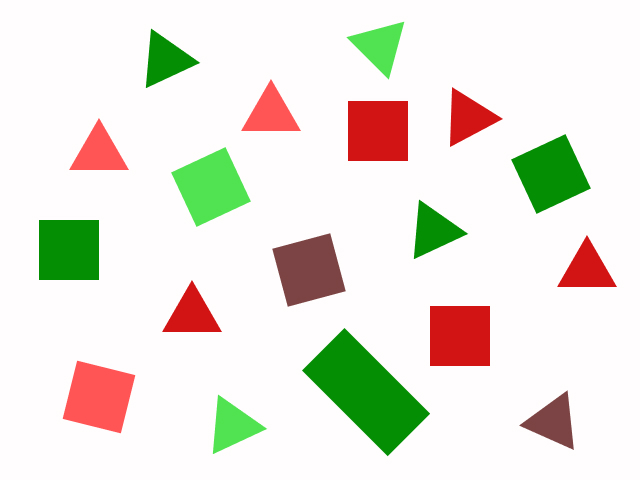
#> input picture resource/color-shapes.jpg, 640 x 480 px
$ python detect_shapes.py
#> lines starting #> are read from the running program, lines starting #| are printed output that depends on the picture; after the words box and inside, x2 and y2 are one past the last pixel; in counts of white or black regions, pixels touching at a corner belong together
import cv2
import numpy as np
import matplotlib.pyplot as plt

def detect_shapes(image_path):
    # Load image
#> called with image_path = 'resource/color-shapes.jpg'
    image = cv2.imread(image_path)
#> image is the input picture: shape (480, 640, 3); mean B, G, R 219.9, 230.3, 232.8
    if image is None:
        print("Error: Could not load image.")
        return

    # Convert to grayscale
    gray = cv2.cvtColor(image, cv2.COLOR_BGR2GRAY)
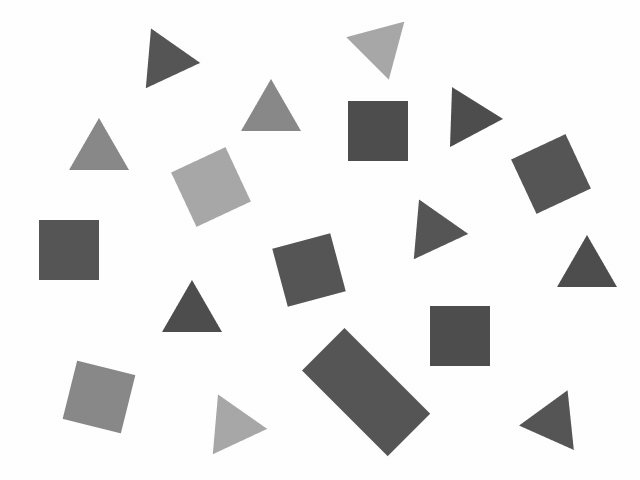
#> gray: shape (480, 640); min 76, max 255, mean 230.1

    # Apply Gaussian blur
    blurred = cv2.GaussianBlur(gray, (5, 5), 0)

    # Apply threshold
    # _, thresh = cv2.threshold(blurred, 127, 255, cv2.THRESH_BINARY_INV)
    # Alternatively, use adaptive thresholding for varying lighting conditions
    thresh = cv2.adaptiveThreshold(blurred, 255, cv2.ADAPTIVE_THRESH_GAUSSIAN_C, cv2.THRESH_BINARY_INV, 11, 2)
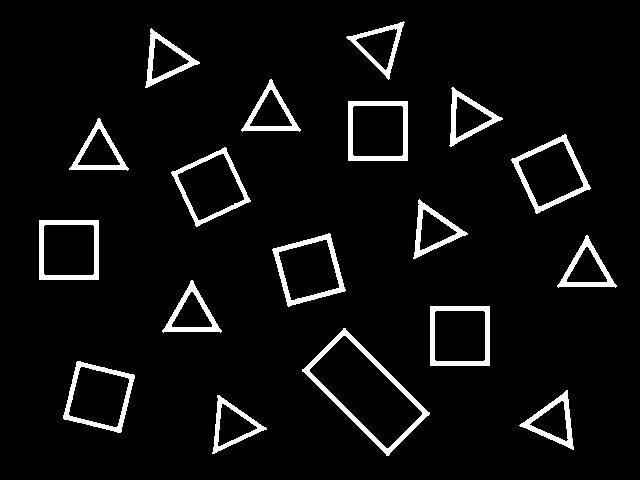
#> thresh: shape (480, 640); 5.6% white; 18 white regions

    # Find contours
    contours, _ = cv2.findContours(thresh, cv2.RETR_EXTERNAL, cv2.CHAIN_APPROX_SIMPLE)
#> contours = 18 contours; largest, box (x1, y1, x2, y2) and area: (302, 328, 430, 456) 7146, (511, 134, 591, 214) 3486, (272, 233, 346, 307) 3483, (430, 306, 490, 366) 3481, (39, 220, 99, 280) 3481

    hsv = cv2.cvtColor(image, cv2.COLOR_BGR2HSV)
#> hsv: shape (480, 640, 3); mean H, S, V 143.8, 34.1, 243.9

    # Define green range (tune if needed)
    lower_green = np.array([35, 0, 0])   # include yellow-green shades
    upper_green = np.array([95, 255, 255]) # include teal/cyan

    for contour in contours:
        # Calculate perimeter
        peri = cv2.arcLength(contour, True)

        # Approximate the contour
        approx = cv2.approxPolyDP(contour, 0.04 * peri, True)

        # Get bounding rect for aspect ratio check
        x, y, w, h = cv2.boundingRect(approx)

        # Classify shape
        shape = "None"
        vertices = len(approx)

        if vertices == 3:
            shape = "Triangle"
        elif vertices == 4:
            # Use minAreaRect to handle rotated squares
            rect = cv2.minAreaRect(approx)
            (cx, cy), (w, h), angle = rect
            if h == 0 or w == 0:
                continue
            aspect_ratio = min(w, h) / max(w, h)
            if 0.95 <= aspect_ratio <= 1.05:
                shape = "Square"
            else:
                shape = "Rectangle"
# [8 lines of commented-out code are left out]

        if shape in ["Triangle", "Square"]:
            # Create mask for this contour
            mask = np.zeros(hsv.shape[:2], dtype="uint8")
            cv2.drawContours(mask, [contour], -1, 255, -1)

            # Calculate percentage of green pixels inside contour
            green_mask = cv2.inRange(hsv, lower_green, upper_green)
            green_pixels = cv2.countNonZero(cv2.bitwise_and(green_mask, green_mask, mask=mask))
            total_pixels = cv2.countNonZero(mask)

            if total_pixels > 0 and (green_pixels / total_pixels) > 0.5:  # at least 50% green
                # Draw only green triangles/squares
                cv2.drawContours(image, [approx], -1, (225, 0, 0), 2)
                cv2.putText(image, f"{shape}", (x-5, y + 34),
                            cv2.FONT_HERSHEY_SIMPLEX, 0.65, (225, 0, 0), 2)
#> this loop made 18 passes
#> (peri, approx, x, y, shape, vertices) on passes 3, 5, 8, 9, 11, 12, 14: (251.2, [[77, 361], [63, 418], [120, 432], [134, 375]], 63, 361, 'Square', 4), (236, [[430, 306], [430, 365], [489, 365], [489, 306]], 430, 306, 'Square', 4), (254.5, [[329, 233], [272, 249], [288, 306], [345, 290]], 272, 233, 'Square', 4), (236, [[39, 220], [39, 279], [98, 279], [98, 220]], 39, 220, 'Square', 4), (257.4, [[225, 147], [171, 172], [196, 226], [250, 201]], 171, 147, 'Square', 4), (257.4, [[565, 134], [511, 159], [536, 213], [590, 188]], 511, 134, 'Square', 4), (236, [[348, 101], [348, 160], [407, 160], [407, 101]], 348, 101, 'Square', 4)
#> (peri, approx, x, y, shape, vertices) on pass 4: (363.9, [[343, 328], [302, 371], [388, 455], [429, 412]], 302, 328, 'Rectangle', 4)
#> pass 1, in detect_shapes, `green_mask = cv2.inRange(hsv, lower_green, upper_green)`:
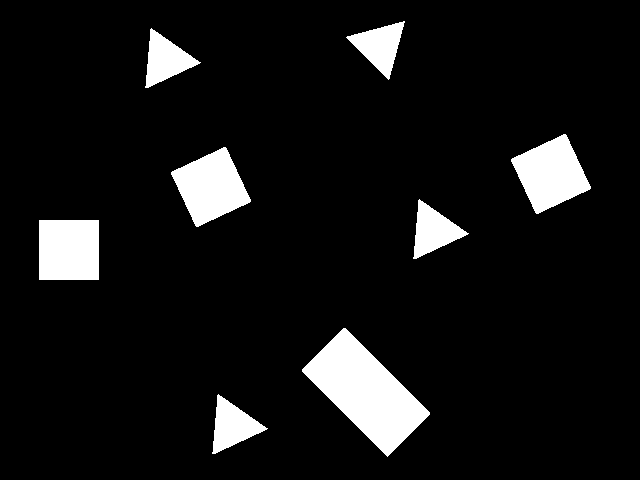
#> green_mask: shape (480, 640); 8.2% white; 8 white regions, largest, box (x1, y1, x2, y2) and area: (302, 328, 430, 457) 7523, (511, 134, 591, 214) 3732, (171, 147, 251, 227) 3732
#> after the loop:
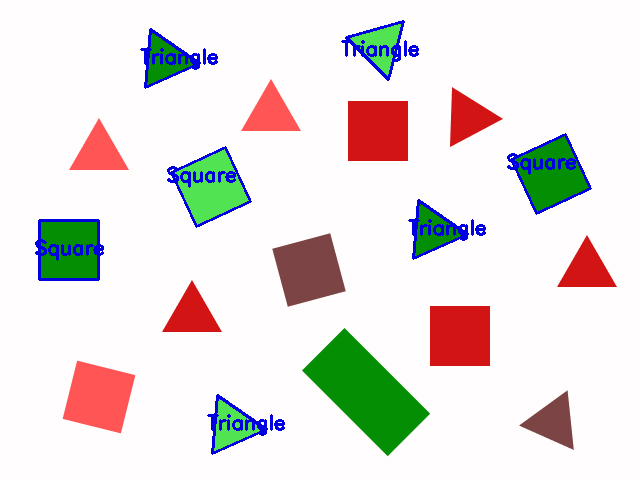
#> image: shape (480, 640, 3); 2.44% of pixels changed, all inside (x1, y1, x2, y2) = (35, 20, 592, 455)
#> after the loop:
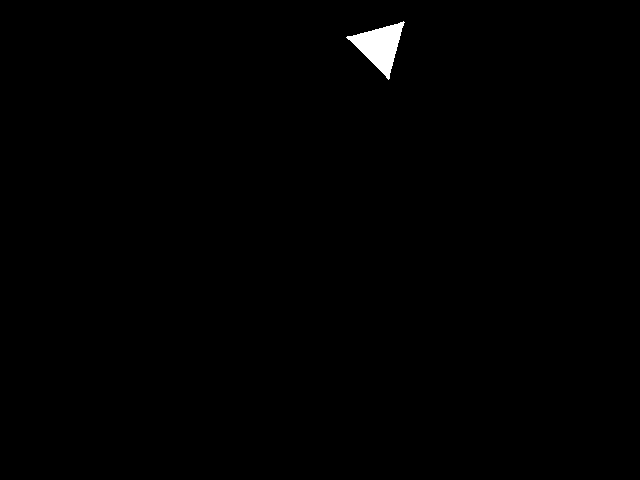
#> mask: shape (480, 640); 0.51% white; 1 white region, box (x1, y1, x2, y2) and area: (346, 21, 405, 80) 1554

    # Convert BGR → RGB for matplotlib
    image_rgb = cv2.cvtColor(image, cv2.COLOR_BGR2RGB)

    # Show results in Spyder
#   plt.subplot(1, 2, 1)
    plt.imshow(image_rgb)
    plt.title("Detected Shapes")
    plt.axis("off")

# [4 lines of commented-out code are left out]

    plt.show()

def main(args=None):
    detect_shapes("resource/color-shapes.jpg")  # image path

if __name__ == "__main__":
    main()
